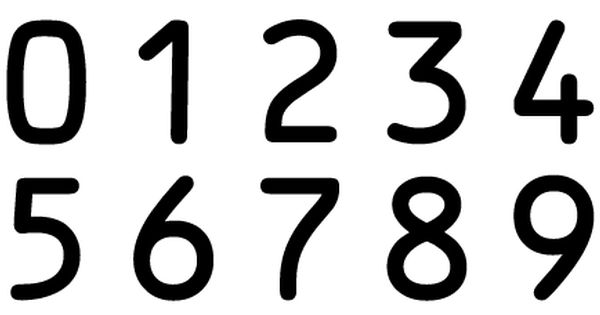
#> input picture ocr-b.jpg, 600 x 315 px
$ python ocr_template_match.py   (older library calls are emulated)
#> lines starting #> are read from the running program, lines starting #| are printed output that depends on the picture; after the words box and inside, x2 and y2 are one past the last pixel; in counts of white or black regions, pixels touching at a corner belong together
# import the necessary packages
from imutils import contours
import numpy as np
import argparse
import imutils
import cv2
import os

def write_to_file(msg):
    file = open("output.txt", "w")
    file.write(msg)
    file.close()
def crop_bottom_half(image):
    cropped_img = image[0 :int(image.shape[0]/3)]
    return cropped_img

timestamps = []
ref = cv2.imread('ocr-b.jpg')
#> ref is the input picture: shape (315, 600, 3); min 0, max 255, mean 200.2
ref = cv2.cvtColor(ref, cv2.COLOR_BGR2GRAY)
#> ref: shape (315, 600)
ref = cv2.threshold(ref, 10, 255, cv2.THRESH_BINARY_INV)[1]
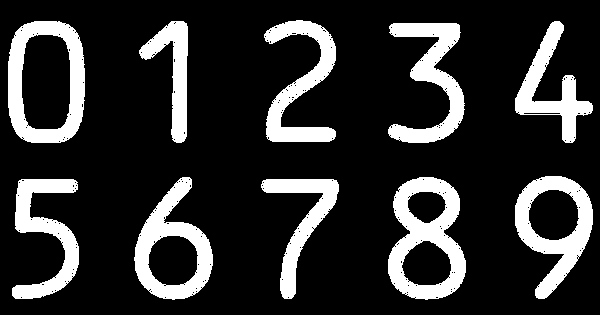
#> ref: shape (315, 600); 18.8% white; 10 white regions

#find contours and sort the digits and map them to ROI
refCnts = cv2.findContours(ref.copy(), cv2.RETR_EXTERNAL,
	cv2.CHAIN_APPROX_SIMPLE)
#> refCnts = 10 contours; largest, box (x1, y1, x2, y2) and area: (8, 21, 85, 143) 8230, (388, 177, 466, 300) 7164, (515, 176, 593, 299) 5749, (134, 177, 213, 300) 5716, (388, 23, 465, 143) 3510
refCnts = imutils.grab_contours(refCnts)
refCnts = contours.sort_contours(refCnts, method="left-to-right")[0]
digits = {}

cv2.imshow("reference", ref)
cv2.waitKey(0)
cv2.destroyAllWindows()

# loop over the OCR-A reference contours
for (i, c) in enumerate(refCnts):
	# compute the bounding box for the digit, extract it, and resize
	# it to a fixed size
	(x, y, w, h) = cv2.boundingRect(c)
	roi = ref[y:y + h, x:x + w]
	roi = cv2.resize(roi, (57, 88))
	# update the digits dictionary, mapping the digit name to the ROI
	digits[i] = roi
#> this loop made 10 passes
#> (x, y, w, h) on passes 1 to 10: (8, 21, 77, 122), (12, 179, 67, 120), (134, 177, 79, 123), (139, 21, 49, 122), (261, 179, 78, 120), (264, 20, 72, 122), (388, 177, 78, 123), (388, 23, 77, 120), (515, 176, 78, 123), (515, 21, 78, 122)
#> pass 1, `roi = ref[y:y + h, x:x + w]`:
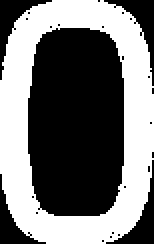
#> roi: shape (122, 77) (shown 2 times larger); 45.6% white; 1 white region, box (x1, y1, x2, y2) and area: (0, 0, 77, 122) 4285
#> pass 1, `roi = cv2.resize(roi, (57, 88))`:
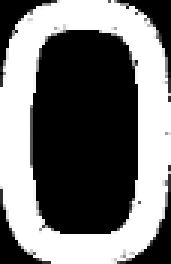
#> roi: shape (88, 57) (shown 3 times larger); min 0, max 255, mean 116
#> pass 2, `roi = ref[y:y + h, x:x + w]`:
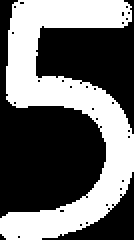
#> roi: shape (120, 67) (shown 2 times larger); 41.9% white; 1 white region, box (x1, y1, x2, y2) and area: (0, 0, 67, 120) 3365
#> pass 2, `roi = cv2.resize(roi, (57, 88))`:
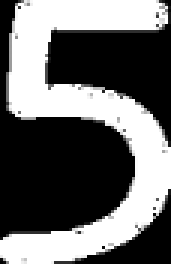
#> roi: shape (88, 57) (shown 3 times larger); min 0, max 255, mean 106.5
#> after the loop, digits = 10 items
print(digits)
#> (printed output is left out)

#> (the run stopped early here; a loop or call above may not have finished)
